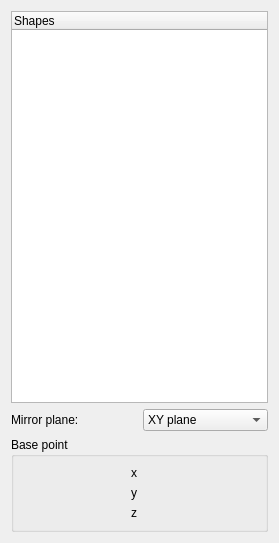
<?xml version="1.0" encoding="UTF-8"?>
<ui version="4.0">
 <class>PartGui::Mirroring</class>
 <widget class="QWidget" name="PartGui::Mirroring">
  <property name="geometry">
   <rect>
    <x>0</x>
    <y>0</y>
    <width>279</width>
    <height>543</height>
   </rect>
  </property>
  <property name="windowTitle">
   <string>Mirroring</string>
  </property>
  <layout class="QGridLayout" name="gridLayout_2">
   <item row="0" column="0" colspan="2">
    <widget class="QTreeWidget" name="shapes">
     <property name="editTriggers">
      <set>QAbstractItemView::CurrentChanged|QAbstractItemView::EditKeyPressed</set>
     </property>
     <property name="selectionMode">
      <enum>QAbstractItemView::ExtendedSelection</enum>
     </property>
     <property name="rootIsDecorated">
      <bool>false</bool>
     </property>
     <property name="expandsOnDoubleClick">
      <bool>false</bool>
     </property>
     <column>
      <property name="text">
       <string>Shapes</string>
      </property>
     </column>
    </widget>
   </item>
   <item row="1" column="0">
    <widget class="QLabel" name="label">
     <property name="text">
      <string>Mirror plane:</string>
     </property>
    </widget>
   </item>
   <item row="1" column="1">
    <widget class="QComboBox" name="comboBox">
     <item>
      <property name="text">
       <string>XY plane</string>
      </property>
     </item>
     <item>
      <property name="text">
       <string>XZ plane</string>
      </property>
     </item>
     <item>
      <property name="text">
       <string>YZ plane</string>
      </property>
     </item>
    </widget>
   </item>
   <item row="2" column="0" colspan="2">
    <widget class="QGroupBox" name="groupBox">
     <property name="title">
      <string>Base point</string>
     </property>
     <layout class="QGridLayout" name="gridLayout">
      <item row="0" column="0">
       <widget class="QLabel" name="label_3">
        <property name="text">
         <string>x</string>
        </property>
        <property name="alignment">
         <set>Qt::AlignRight|Qt::AlignTrailing|Qt::AlignVCenter</set>
        </property>
       </widget>
      </item>
      <item row="0" column="1">
       <widget class="Gui::QuantitySpinBox" name="baseX">
        <property name="sizePolicy">
         <sizepolicy hsizetype="Preferred" vsizetype="Fixed">
          <horstretch>0</horstretch>
          <verstretch>0</verstretch>
         </sizepolicy>
        </property>
        <property name="unit" stdset="0">
         <string notr="true">mm</string>
        </property>
       </widget>
      </item>
      <item row="1" column="0">
       <widget class="QLabel" name="label_4">
        <property name="text">
         <string>y</string>
        </property>
        <property name="alignment">
         <set>Qt::AlignRight|Qt::AlignTrailing|Qt::AlignVCenter</set>
        </property>
       </widget>
      </item>
      <item row="1" column="1">
       <widget class="Gui::QuantitySpinBox" name="baseY">
        <property name="sizePolicy">
         <sizepolicy hsizetype="Preferred" vsizetype="Fixed">
          <horstretch>0</horstretch>
          <verstretch>0</verstretch>
         </sizepolicy>
        </property>
        <property name="unit" stdset="0">
         <string notr="true">mm</string>
        </property>
       </widget>
      </item>
      <item row="2" column="0">
       <widget class="QLabel" name="label_5">
        <property name="text">
         <string>z</string>
        </property>
        <property name="alignment">
         <set>Qt::AlignRight|Qt::AlignTrailing|Qt::AlignVCenter</set>
        </property>
       </widget>
      </item>
      <item row="2" column="1">
       <widget class="Gui::QuantitySpinBox" name="baseZ">
        <property name="sizePolicy">
         <sizepolicy hsizetype="Preferred" vsizetype="Fixed">
          <horstretch>0</horstretch>
          <verstretch>0</verstretch>
         </sizepolicy>
        </property>
        <property name="unit" stdset="0">
         <string notr="true">mm</string>
        </property>
       </widget>
      </item>
     </layout>
    </widget>
   </item>
  </layout>
 </widget>
 <customwidgets>
  <customwidget>
   <class>Gui::QuantitySpinBox</class>
   <extends>QWidget</extends>
   <header>Gui/QuantitySpinBox.h</header>
  </customwidget>
 </customwidgets>
 <resources/>
 <connections/>
</ui>
